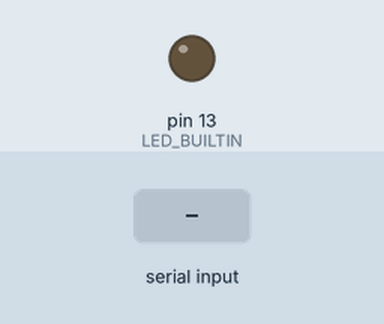
The sketch below on a simulated Arduino Uno, built with avr-gcc and run on an emulated ATmega328P. On the bench: output pins drawn as LEDs (lit = HIGH). The inputs (shaded band) are chosen by the test bench. No radio packets arrive unless stated; pins used as bus, display or sensor lines are not drawn.

Above: at 2.2 s.
2.3 s: "1" received over Serial
At 3.33 s:
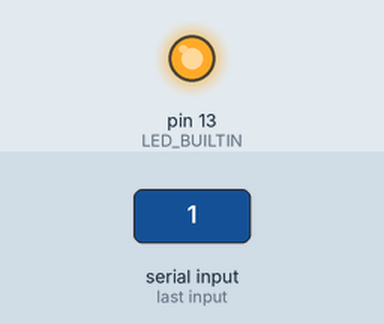
Timing chart, 0 to 5.3 s (numbered marks = the images above; inputs shaded):
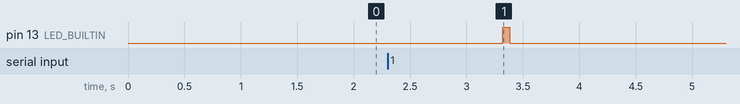

The sketch:

Silver.ino
```cpp
#include "LoRaCommunicator.h"


LoRaCommunicator radio;
char data[255];

void setup() {
  radio.begin();
  Serial.begin(9600);
}

void loop()
{

  if(Serial.available() > 0)
  {
    radio.sendString(Serial.readString().c_str());
  }


  if(radio.receiveString(data))
  {
    Serial.println(data);
  }

  delay(50);
}
```

LoRaCommunicator.h
```cpp
// (licence header left out)
#ifndef LORACOMMUNICATOR_H
#define LORACOMMUNICATOR_H

#define RADIO_CSPIN 8 //The Circuit Select Pin used to toggle SPI Comms On/Off
#define RFM95_CS 8 //Radio chipset pin
#define RFM95_RST 4 //Radio reset pin
#define RFM95_INT 3 //Radio SPI pin

#include <RH_RF95.h>


class LoRaCommunicator
{
protected:
    RH_RF95 rf95 = RH_RF95(RFM95_CS, RFM95_INT);

    float frequency = 915.5;

    void CSEnable(boolean enable)
	{
		if(enable)
			digitalWrite(RADIO_CSPIN, LOW);	//Drop LOW to enable SPI Comms
		else
			digitalWrite(RADIO_CSPIN, HIGH); //Set HIGH to disable SPI Comms
	}

public:
    void begin()
    {
        pinMode(RADIO_CSPIN, OUTPUT);
        this->CSEnable(true);
        pinMode(LED_BUILTIN, OUTPUT);

        pinMode(RFM95_RST, OUTPUT);

		// Reset the Radio
		digitalWrite(RFM95_RST, HIGH);
		delay(1000);
		digitalWrite(RFM95_RST, LOW);
		delay(10);
		digitalWrite(RFM95_RST, HIGH);
		delay(10);

        this->rf95.init();
        this->rf95.setFrequency(this->frequency);
        this->rf95.setTxPower(23, false);
        this->CSEnable(false);
        digitalWrite(LED_BUILTIN, LOW);
    }

    void sendString(const char * str)
    {
        digitalWrite(LED_BUILTIN, HIGH);
        this->CSEnable(true);
        this->rf95.send((byte *) str, strlen(str) + 1);
        this->rf95.waitPacketSent();
        this->CSEnable(false);
        digitalWrite(LED_BUILTIN, LOW);
    }

    bool receiveString(char * output)
    {
        this->CSEnable(true);
        uint8_t len;
        bool received = this->rf95.recv((byte *) output, &len);

        this->CSEnable(false);
        return received;
    }

};

#endif
```

Measured:
- after the input at 2.3 s, pin 13 (LED_BUILTIN): LOW → HIGH after 1.0 s, → LOW 0.06 s later
